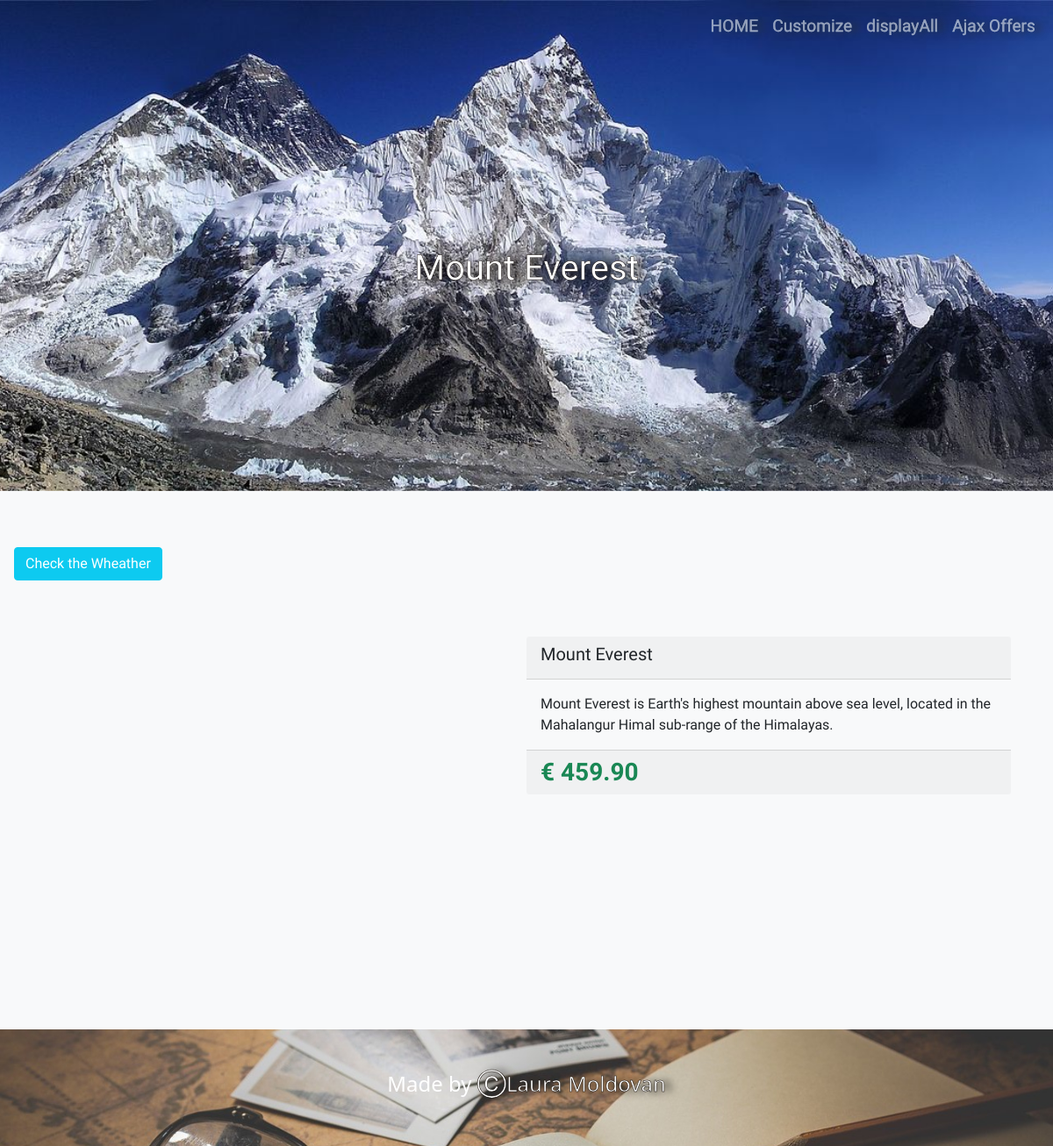
Page /details.php?id=1 on the committed database.
### tables this page shows
CREATE TABLE `places` (
  `id` int(11) NOT NULL,
  `name` varchar(50) DEFAULT NULL,
  `price` decimal(10,2) DEFAULT NULL,
  `description` text DEFAULT NULL,
  `latitude` decimal(8,6) DEFAULT NULL,
  `longitude` decimal(9,6) DEFAULT NULL,
  `picture` varchar(50) DEFAULT NULL
);

### details.php (the view, shortened to what this page needs)
<?php
require_once 'actions/db_connect.php';
if ($_GET['id']) {
    $id = $_GET['id'];
    $sql = "SELECT * FROM places WHERE id = {$id}";
    $result = mysqli_query($connect, $sql);
    $data = mysqli_fetch_assoc($result);
    if (mysqli_num_rows($result) == 1) {
        $name = $data['name'];
        $price = $data['price'];
        $description = $data['description'];
        $picture = $data['picture'];
    } else {
        header("location: error.php");
    }
} else {
    header("location: error.php");
}
?>
<!DOCTYPE html>
<html>
<!DOCTYPE html>
<html lang="en">
<head>
    <?php require_once 'components/boot.php' ?>
    <link rel="stylesheet" type='text/css' href="css/style.css" />
</head>
<body class="bg-light">
    <header style="background-image:url('pictures/places/<?php echo $picture ?>');background-repeat:no-repeat;background-position: center;background-size:cover;height:70vh;display:flex;justify-content: space-between;flex-direction: column;">
        <div class="menu">
            <ul class="nav">
                <nav class="navbar navbar-expand navbar-dark">
                    <div class="container-fluid">
                        <div class="collapse navbar-collapse" id="navbarNav">
                            <ul class="navbar-nav">
                                <li class="nav-item">
                                    <a class="nav-link" href="index.php">
                                        HOME
                                    </a>
                                </li>
                                <li class="nav-item">
                                    <a class="nav-link" href="admin.php">Customize
                                    </a>
                                </li>
                                <li class="nav-item">
                                    <a class="nav-link" href="api/displayAll.php">
                                        displayAll
                                    </a>
                                </li>
                                <li class="nav-item">
                                    <a class="nav-link" href="ajax/ajaxOffers.html">
                                        Ajax Offers
                                    </a>
                                </li>
                            </ul>
                        </div>
                    </div>
                </nav>
            </ul>
        </div>
        <div class="m-auto p-5">
            <p class="h1 text-white text-center title"><?php echo $name ?></p>
        </div>
    </header>
    <main class="pt-5">
        <div id="vreme">
            <p class="btn btn-info m-3" id="check">Check the Wheather</p>
        </div>
        <div class='m-5' style="height:50vh;">
            <div class='row g-0'>
                <div class='col-md-6' id="map" style="height:50vh;">
                </div>
                <div class='col-md-6'>
                    <div class='card-header'>
                        <h5 class='card-title'><?php echo $name ?></h5>
                    </div>
                    <div class='card-body'>
                        <p class='card-text'><?php echo $description ?></p>
                    </div>
                    <div class='card-footer'>
                        <p class='card-text text-success h3'><b>€ <?php echo $price ?></b></p>
                    </div>
                </div>
            </div>
        </div>
    </main>
    <footer class=" p-5">
        <p class="h4 text-center text-white">Made by <a href="#">&#x24B8Laura Moldovan</a></p>
    </footer>
</body>
</html>

### css/style.css (style rules this page uses)
.menu { display: flex; justify-content: flex-end; }
.nav-link { text-shadow: 7px 1px 9px #29333b; -webkit-text-stroke: 0.3px #b6cce0; font-size: 1.2em; font-family: 'Acme', sans-serif; }
.title { text-shadow: 7px 1px 9px #0f0a06; -webkit-text-stroke: 0.4px #160e08; font-family: 'Merienda', cursive;; }
footer { background-image: url("../pictures/footer.jpg"); background-repeat: no-repeat; background-position: center; background-size:cover; }
footer a { color:white; text-decoration: none; -webkit-text-stroke: 0.5px #160e08; text-shadow: 7px 1px 9px #201f1b; }
.btn { color: white; }
main { font-family: 'Teko', sans-serif; }

### rows in the picture
places: picture (picture), name "Mount Everest", description "Mount Everest is Earth's highest mountain above sea level, located in the Mahalangur Himal sub-range of the Himalayas.", price "459.90"
